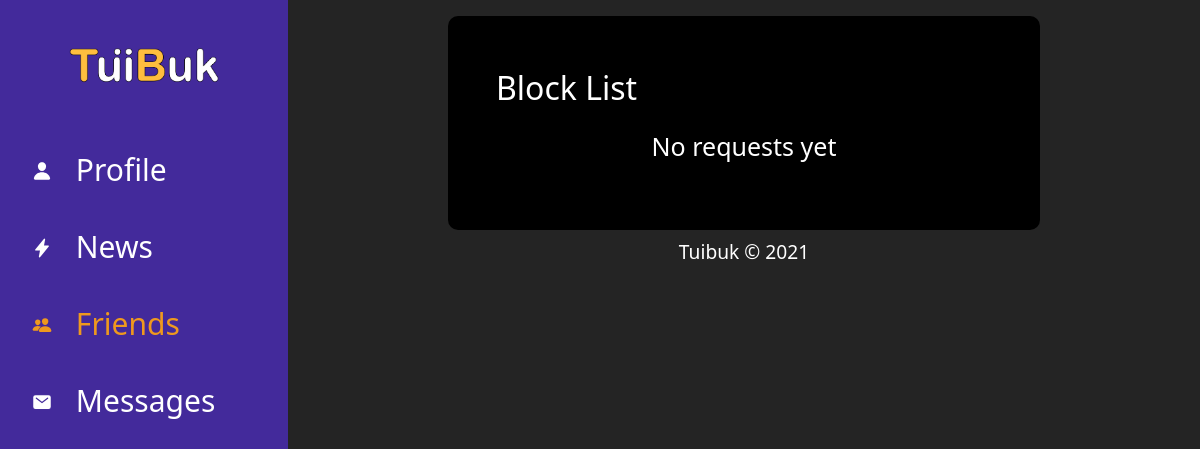
Before: /friends/block-list/ (signed in) with the older database file.
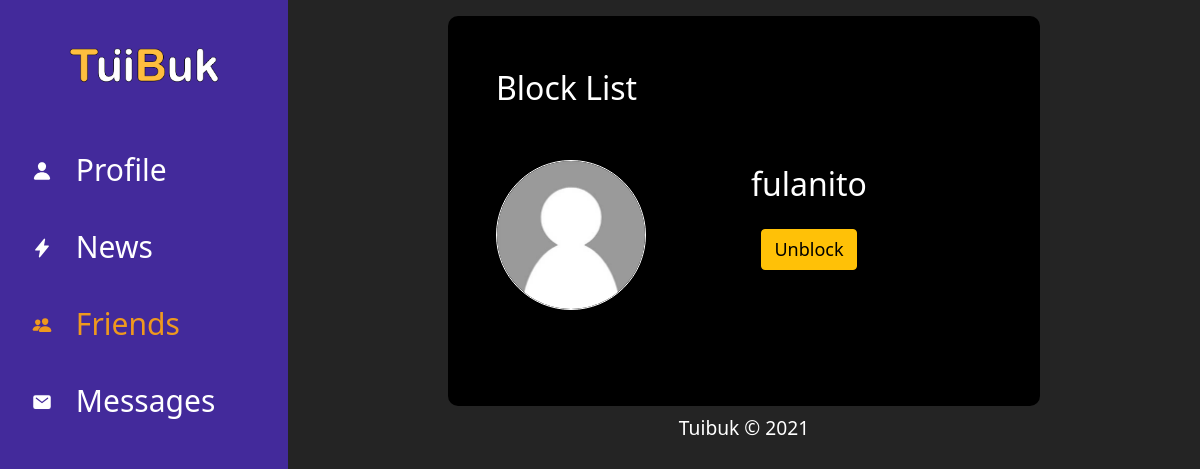
After: the same page with the newer database file.
### friends/models.py (models this page shows, shortened)
class Relationship(models.Model):
    sender = models.ForeignKey(Profile, on_delete=models.CASCADE, related_name='sender')
    receiver = models.ForeignKey(Profile, on_delete=models.CASCADE, related_name='receiver')
    status = models.CharField(max_length=8, choices=STATUS_CHOICES)
    created = models.DateTimeField(auto_now_add=True)

### registration/models.py (models this page shows, shortened)
class Profile(models.Model):
    user_name = models.OneToOneField(User, on_delete=models.CASCADE)
    friend_user_code = models.CharField(max_length=15, unique=True, blank=True)
    img_profile = models.ImageField(upload_to = 'profiles', null=True, blank=True)
    intro = models.TextField(null=True, blank=True)
    birthday = models.DateField(null=True, blank=True, default=datetime.date.today)
    nationality = models.CharField(max_length=100, blank=True)
    sn_github = models.CharField(max_length=100, null=True, blank=True)
    sn_twitter = models.CharField(max_length=100, null=True, blank=True)
    sn_youtube = models.CharField(max_length=100, null=True, blank=True)
    friends = models.ManyToManyField(User, related_name='friends', blank=True)

### friends/views.py (the view)
# urls.py: path('block-list/', BlockList.as_view(), name='block_list'),
class BlockList(ListView):
    model = Relationship
    template_name = 'friends/block_list.html'
    context_object_name = 'blocks'
    def get_queryset(self):
        result = Relationship.objects.filter(sender__user_name__username=self.request.user, status='blocked')
        return result

### friends/templates/friends/block_list.html (shortened to what this page needs)
{% extends 'base.html' %}
{% block content %}
<div class="content-friends-list">
    <div class="label-profile text-left"><p>Block List</div>
    {% load static %}
    {% if blocks %}
        {% for element in blocks %}
            <div class="mt-5">
                <div class="mb-5 row">
                    <div class="col-12 col-lg-3 text-center">
                        <img class="img-friends-body" src="{% static '/img/profile-default.jpg' %}" alt="">
                    </div>
                    <div class="col-12 col-lg-9 content-friends-actions">
                        <p class="p-block-list ">{{element.receiver.user_name}}</p>
                        <div class="friends-action-body d-md-inline">
                            <a class="friends-action messages-icon" onclick="return abrir_modal('{% url 'friends:unblock_user' element.receiver.user_name %}')"  href="#" ><button type="button" class="btn btn-warning">Unblock</button></a>
                        </div>
                    </div>
                </div>
            </div>
        {% endfor %}
    {% else %}
        <p class="p-no-friends text-center">No requests yet</p>
    {% endif %}
</div>
{% endblock %}

### templates/base.html (shortened to what this page needs)
<!DOCTYPE html>
<html lang="en">
<head>
    {% load static %}
    <link rel="stylesheet" href="{% static 'css/styles.css' %}">
    <link href="https://cdn.jsdelivr.net/npm/bootstrap@5.0.0-beta2/dist/css/bootstrap.min.css" rel="stylesheet">
</head>
<body>
    <div class="d-md-flex main-content">
        <div id="sidebar-container" class="bg-primary" >
            <div class="logo p-4 p-md-0 my-md-5 text-center">
                <img class="logo-img" src="{% static '/img/logos/logoletras.png' %}" alt="">
            </div>
            <div class="menu d-none d-md-block">
                <a href="{% url 'profile_core:profile' %}" class="d-block p-3 a-menu {% if '/profile/' in request.path or request.path == '/'  %}activate{% endif %}"><ion-icon name="person" class="mx-3 lead"></ion-icon> Profile</a>
                <a href="" class="d-block p-3 a-menu"><ion-icon name="flash" class="mx-3 lead"></ion-icon> News</a>
                <a href="{% url 'friends:list' %}" class="d-block p-3 a-menu {% if '/friends/' in request.path %}activate{% endif %}"><ion-icon name="people" class="mx-3 lead"></ion-icon> Friends</a>
                <a href="" class="d-block p-3 a-menu"><ion-icon name="mail" class="mx-3 lead"></ion-icon> Messages</a>
            </div>
        </div>
        <div id="content">
            <div class="content-profile">
                {% block content %}{% endblock %}
            </div>
            <div class="footer text-center mt-2">
                <p class="p-footer">Tuibuk © 2021</p>
            </div>
        </div>
    </div>
</body>
</html>

### static/css/styles.css (style rules this page uses)
:root { --primary: #432a9b; --secondary: #ef991e; --secondary-dark: #a76c1a; --light: #fff; --grey: #b1b1b1; }
body { overflow: hidden; font-weight: 300; height: 100vh; }
.d-md-flex { background-color: rgb(36, 36, 36); }
.menu a { text-decoration: none; color: var(--light); }
.a-menu { font-size: 30px; transition: .1s; }
div .bg-primary { background-color: var(--primary) !important; }
#sidebar-container .logo { padding: .875rem 1.15rem; }
#sidebar-container .menu { width: 18rem; }
.logo-img { width: 150px; }
div .activate { color: var(--secondary); }
#content { overflow-y: auto; height: 100vh; width: 100%; padding: 1em 10em; }
.content-profile { background-color: black; padding: 3em; border-radius: 10px; }
.label-profile { font-size: 2em; color: var(--light); }
.p-footer { font-size: 1.2em; color: var(--light); }
.img-friends-body { margin: 0; width: 150px; height: 150px; border-radius: 50%; border: 1px solid white; }
.friends-action-body { margin-top: 1em; }
.messages-icon { color: white; transition: .1s; }
.content-friends-actions { text-align: center; }
.friends-action { font-size:30px; margin: 0 10px; transition: .1s; }
.p-block-list { color: white; font-size: 2em; }
.btn-warning { font-size: .6em !important; }

Changed rows visible on the page:
added Relationship: receiver.user_name "fulanito"
Other visible differences:
text no longer shown: "No requests yet"
